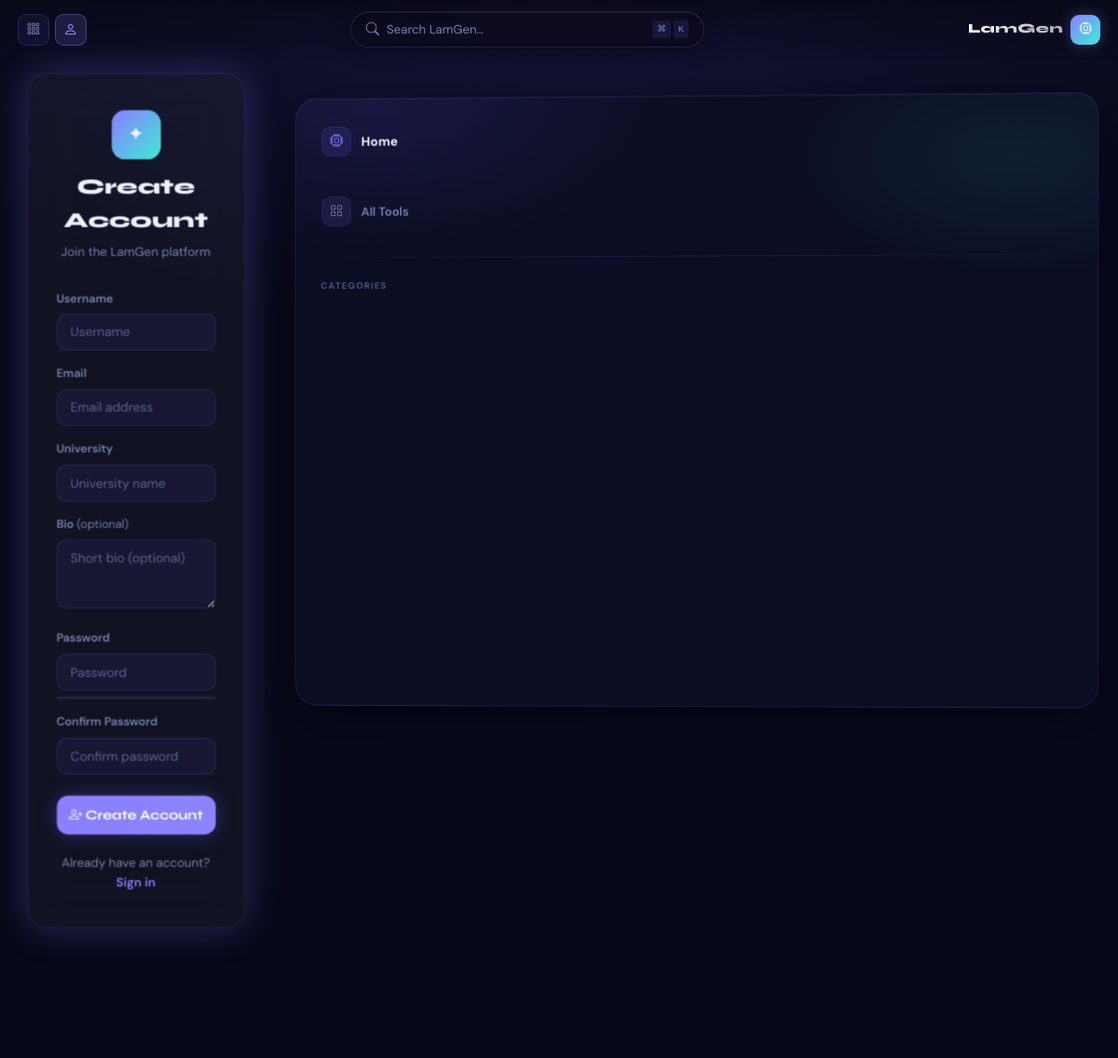
The page /accounts/register/ on the database as committed earlier.
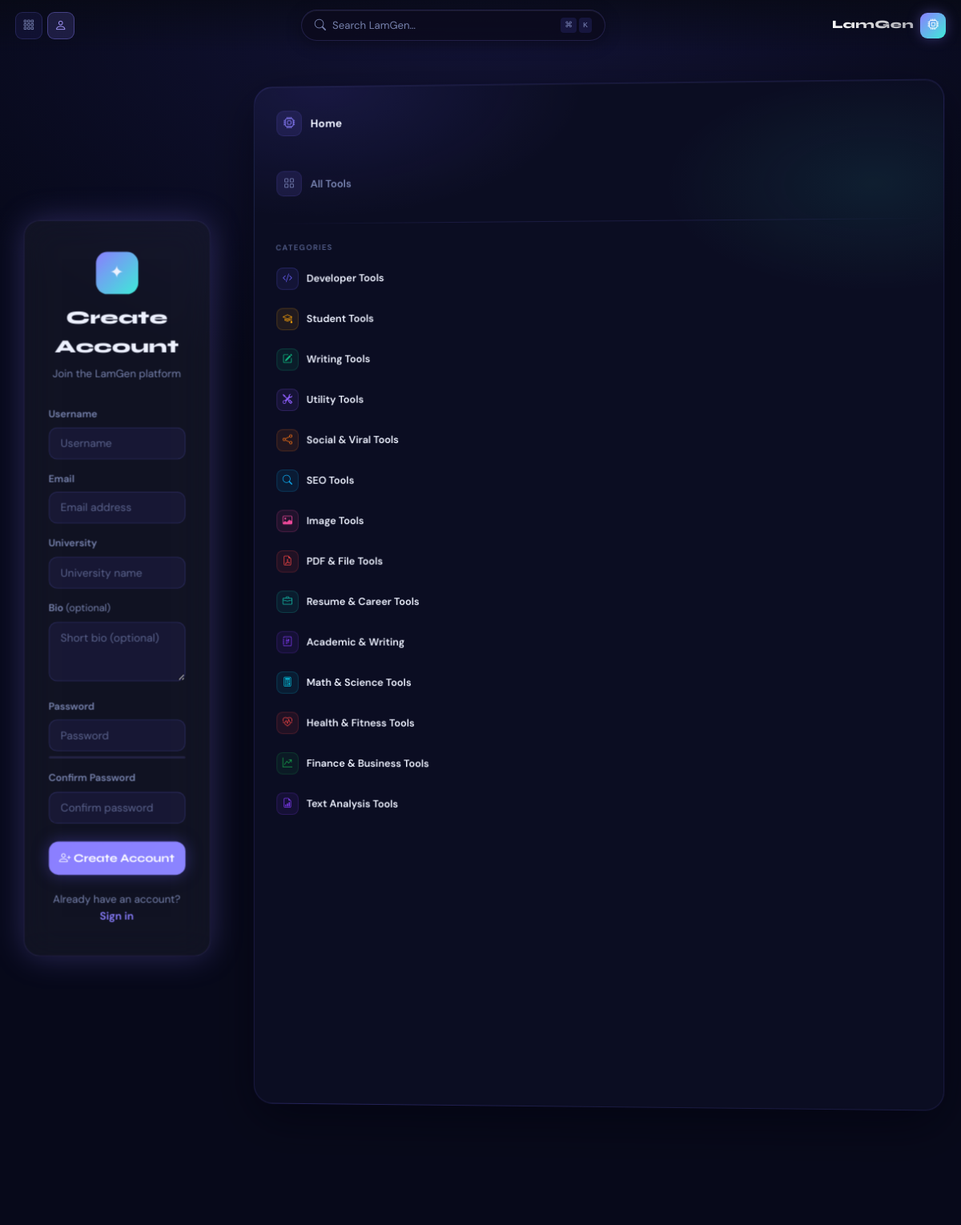
The same page on the database as committed later.
### tools/models.py (models this page shows, shortened)
class ToolCategory(models.Model):
    name = models.CharField(max_length=100)
    slug = models.SlugField(unique=True)
    icon = models.CharField(max_length=60, default='bi-tools')
    color_from = models.CharField(max_length=30, default='#6C63FF')
    color_to = models.CharField(max_length=30, default='#00F5D4')
    description = models.TextField(blank=True)
    short_desc = models.CharField(max_length=200, blank=True)
    order = models.IntegerField(default=0)
    is_active = models.BooleanField(default=True)
    class Meta:
        ordering = ['order', 'name']
        verbose_name_plural = 'Tool Categories'
    def get_absolute_url(self):
        from django.urls import reverse
        return reverse('tools:category', kwargs={'category_slug': self.slug})

### accounts/views.py (the view)
# urls.py: path('register/', views.register_view, name='register'),
def register_view(request):
    if request.user.is_authenticated:
        return redirect('home')
    if request.method == 'POST':
        form = RegistrationForm(request.POST)
        if form.is_valid():
            form.save()
            messages.success(request, 'Account created successfully. Please log in.')
            return redirect('accounts:login')
    else:
        form = RegistrationForm()
    return render(request, 'accounts/register.html', {'form': form})

### accounts/forms.py (shortened to what this page needs)
class RegistrationForm(UserCreationForm):
    email = forms.EmailField(required=True, widget=forms.EmailInput(attrs={'class': 'form-control', 'placeholder': 'Email address'}))
    university = forms.CharField(max_length=255, required=True, widget=forms.TextInput(attrs={'class': 'form-control', 'placeholder': 'University name'}))
    bio = forms.CharField(required=False, widget=forms.Textarea(attrs={'class': 'form-control', 'rows': 3, 'placeholder': 'Short bio (optional)'}))
    class Meta:
        model = CustomUser
        fields = ['username', 'email', 'university', 'bio', 'password1', 'password2']
        widgets = {
            'username': forms.TextInput(attrs={'class': 'form-control', 'placeholder': 'Username'}),
        }
    def __init__(self, *args, **kwargs):
        super().__init__(*args, **kwargs)
        self.fields['password1'].widget.attrs.update({'class': 'form-control', 'placeholder': 'Password'})
        self.fields['password2'].widget.attrs.update({'class': 'form-control', 'placeholder': 'Confirm password'})

### accounts/templates/accounts/register.html (shortened to what this page needs)
{% extends 'base.html' %}
{% block content %}
<div class="auth-page">
    <div class="auth-card">
        <div class="auth-logo">
            <div class="logo-icon">✦</div>
            <h2>Create Account</h2>
            <p>Join the LamGen platform</p>
        </div>
        <form method="post" novalidate>
            <div class="form-group">
                <label class="form-label-nexus" for="{{ form.username.id_for_label }}">Username</label>
                {{ form.username }}
            </div>
            <div class="form-group">
                <label class="form-label-nexus" for="{{ form.email.id_for_label }}">Email</label>
                {{ form.email }}
            </div>
            <div class="form-group">
                <label class="form-label-nexus" for="{{ form.university.id_for_label }}">University</label>
                {{ form.university }}
            </div>
            <div class="form-group">
                <label class="form-label-nexus" for="{{ form.bio.id_for_label }}">
                    Bio <span style="color:var(--muted);font-weight:400;">(optional)</span>
                </label>
                {{ form.bio }}
            </div>
            <div class="form-group">
                <label class="form-label-nexus" for="{{ form.password1.id_for_label }}">Password</label>
                {{ form.password1 }}
                <div class="pw-strength-bar"><div class="pw-strength-fill" id="pwStrengthFill"></div></div>
            </div>
            <div class="form-group">
                <label class="form-label-nexus" for="{{ form.password2.id_for_label }}">Confirm Password</label>
                {{ form.password2 }}
            </div>
            <button type="submit" class="auth-submit">
                <i class="bi bi-person-plus"></i> Create Account
            </button>
        </form>
        <div class="auth-footer">
            Already have an account? <a href="{% url 'accounts:login' %}">Sign in</a>
        </div>
    </div>
</div>
{% endblock %}

### templates/base.html (shortened to what the changed rows need)
<!DOCTYPE html>
<html lang="en">
<head>
    {% load static %}
    {% load static %}
    <link href="https://cdn.jsdelivr.net/npm/bootstrap-icons@1.11.3/font/bootstrap-icons.min.css" rel="stylesheet" media="print" onload="this.media='all'">
    {% load static %}
    <link rel="stylesheet" href="{% static 'css/main.css' %}">
</head>
    <div class="space-bg">
        <div class="alien-grid"></div>
        <div class="nebula fog-2"></div>
    </div>
    <main class="tools-shell">
        <div class="tools-main">
            {% block content %}{% endblock %}
        </div>
        <aside class="spatial-panel tools-actions" style="padding:1.25rem 1rem; justify-content:flex-start; overflow-y:auto; display:flex; flex-direction:column; gap:1.5rem;">
            {% block right_sidebar %}
            <div style="display:flex; flex-direction:column; gap:3px;">
                {% for cat in nav_categories %}
                <a href="{{ cat.get_absolute_url }}"
                   style="display:flex; align-items:center; gap:10px; padding:9px 12px; border-radius:11px; text-decoration:none; color:var(--lg-text); background:{% if request.path == cat.get_absolute_url %}rgba(120,110,255,0.14){% else %}transparent{% endif %}; border:1px solid {% if request.path == cat.get_absolute_url %}rgba(130,120,255,0.20){% else %}transparent{% endif %}; transition:all 0.18s;"
                   onmouseover="if(!this.style.background.includes('0.09'))this.style.background='rgba(120,110,255,0.10)'"
                   onmouseout="if(!this.style.background.includes('0.09'))this.style.background='transparent'">
                    <div style="width:28px; height:28px; border-radius:8px; background:{{ cat.color_from }}18; border:1px solid {{ cat.color_from }}33; display:flex; align-items:center; justify-content:center; flex-shrink:0;">
                        <i class="{{ cat.icon }}" style="color:{{ cat.color_from }}; font-size:0.82rem;"></i>
                    </div>
                    <span style="font-weight:600; font-size:0.86rem;">{{ cat.name }}</span>
                </a>
                {% endfor %}
            </div>
            {% endblock %}
        </aside>
    </main>
    {% load static %}
</body>
</html>

Rows that differ between the two databases and show on the page:
added ToolCategory: name "Developer Tools", color_from "#6C63FF" (drawn)
added ToolCategory: name "Student Tools", color_from "#F59E0B" (drawn)
added ToolCategory: name "Writing Tools", color_from "#10B981" (drawn)
added ToolCategory: name "Utility Tools", color_from "#8B5CF6" (drawn)
added ToolCategory: name "Social & Viral Tools", color_from "#F97316" (drawn)
added ToolCategory: name "SEO Tools", color_from "#0EA5E9" (drawn)
added ToolCategory: name "Image Tools", color_from "#EC4899" (drawn)
added ToolCategory: name "PDF & File Tools", color_from "#EF4444" (drawn)
added ToolCategory: name "Resume & Career Tools", color_from "#14B8A6" (drawn)
added ToolCategory: name "Academic & Writing", color_from "#7C3AED" (drawn)
added ToolCategory: name "Math & Science Tools", color_from "#06B6D4" (drawn)
added ToolCategory: name "Health & Fitness Tools", color_from "#EF4444" (drawn)
added ToolCategory: name "Finance & Business Tools", color_from "#16A34A" (drawn)
added ToolCategory: name "Text Analysis Tools", color_from "#7C3AED" (drawn)
